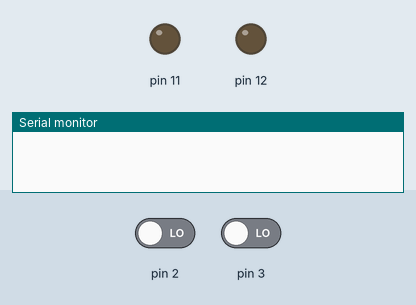
Recording of a sketch running on a simulated Arduino Uno, built with avr-gcc and run on an emulated ATmega328P. On the bench: output pins drawn as LEDs (lit = HIGH), the last lines printed to the serial monitor. The inputs (shaded band) are chosen by the test bench; at power-on: pin 2 LOW, pin 3 LOW.

Above: at 1.2 s.
1.3 s: pin 2 driven HIGH
At 2.5 s:
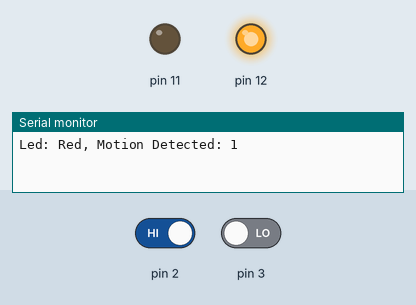
2.8 s: pin 3 driven HIGH
At 3.7 s:
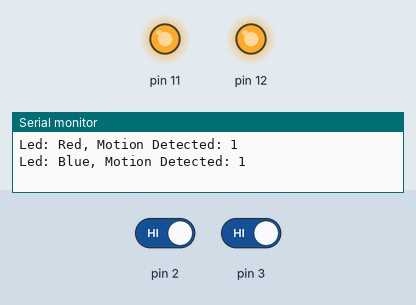
4.3 s: pin 2 driven LOW
At 4.9 s:
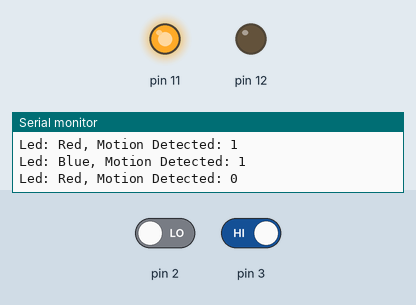
5.8 s: pin 3 driven LOW
At 7.2 s:
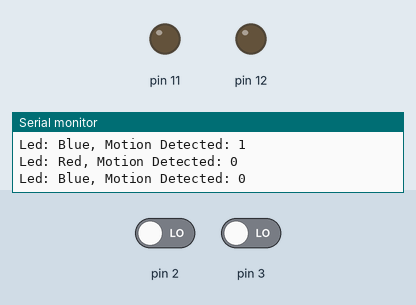
Timing chart, 0 to 8.3 s (numbered marks = the images above; inputs shaded):
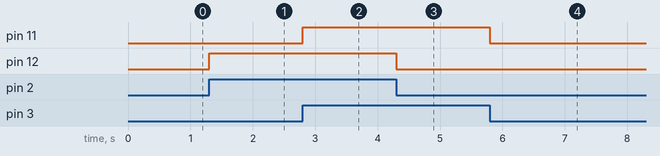

The sketch:

sketch.ino
```cpp
static const int sBaudRate = 9600;

enum Pin {
  LED_RED = 12,
  LED_BLUE = 11,
  PIR1 = 2,
  PIR2 = 3
};

bool motionDetected[2] = {false, false};

void setup()
{
  Serial.begin(sBaudRate);

  pinMode(Pin::LED_RED, OUTPUT);
  pinMode(Pin::LED_BLUE, OUTPUT);
  pinMode(Pin::PIR1, INPUT);
  pinMode(Pin::PIR2, INPUT);

  attachInterrupt(digitalPinToInterrupt(Pin::PIR1), toggleLED_RED, CHANGE);
  attachInterrupt(digitalPinToInterrupt(Pin::PIR2), toggleLED_BLUE, CHANGE);

  motionDetected[0] = digitalRead(Pin::PIR1);
  motionDetected[1] = digitalRead(Pin::PIR2);

  if (true == motionDetected[0]) { Serial.println("Led: Red, motion detected previously."); }
  if (true == motionDetected[1]) { Serial.println("Led: Blue, motion detected previously."); }

  updateLEDs();
}

void loop() {}

void toggleLED_RED() {
  toggleLED(0);
}

void toggleLED_BLUE() {
  toggleLED(1);
}

void toggleLED(int ledId) {
  motionDetected[ledId] = !motionDetected[ledId];

  Serial.print("Led: ");
  Serial.print(0 == ledId ? "Red" : "Blue");
  Serial.print(", Motion Detected: ");
  Serial.println(motionDetected[ledId]);

  updateLEDs();
}

void updateLEDs() {
  digitalWrite(Pin::LED_RED, motionDetected[0] ? HIGH : LOW);
  digitalWrite(Pin::LED_BLUE, motionDetected[1] ? HIGH : LOW);
}
```

Measured:
- after the input at 1.3 s, pin 12: LOW → HIGH at once
- after the input at 2.8 s, pin 11: LOW → HIGH at once
- after the input at 4.3 s, pin 12: HIGH → LOW at once
- after the input at 5.8 s, pin 11: HIGH → LOW at once
